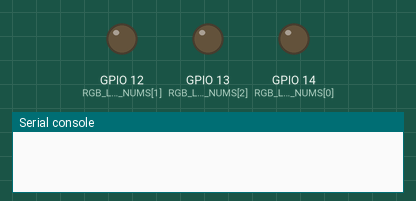
Recording of a program running on a simulated ESP8266 board running MicroPython. Shown: output pins drawn as LEDs (lit = HIGH), the last lines printed to the serial console. A WiFi scan finds one network, HomeNet.

Above: at 0.1 s.
At 2.1 s:
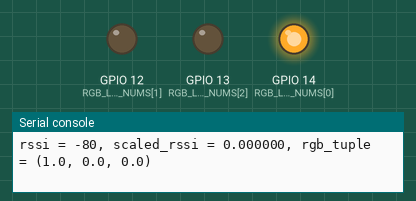
Timing chart, 0 to 3.6 s (numbered marks = the images above):
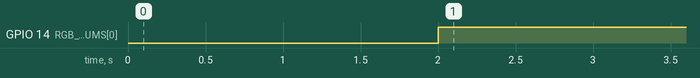

The program:

wifi_rssi_monitor_with_sweep.py
```python
from utime import sleep

from machine import Pin, PWM
import network

# The CPython "colorsys" module must be loaded onto the device (see
# https://raw.githubusercontent.com/python/cpython/master/Lib/colorsys.py)
from colorsys import hsv_to_rgb


# The pin numbers to which the RGB LED is connected (see
# https://github.com/nodemcu/nodemcu-devkit-v1.0#pin-map)
RGB_LED_PIN_NUMS = (14, 12, 13)

# The PWM frequency in the range of 1 to 1000 hertz
PWM_FREQUENCY = 120

# The value corresponding to a 100% PWM duty cycle
PWM_FULL_DUTY_CYCLE = 1023

# The access point names to monitor
MONITORED_SSIDS = (b'AndroidAP',)

# The range of expected RF signal strengths (see
# https://en.wikipedia.org/wiki/Received_signal_strength_indication)
RSSI_MIN, RSSI_MAX = -80, -30


# RF signal strengths are distributed on a one-dimensional scale.  The more
# negative the signal strength, the weaker the RF signal is.  To drive an RGB
# LED, a signal strength must be mapped to the three-dimensional RGB color
# space.  This is most easily done by scaling the signal strength within a
# defined range, and then using the HSV to RGB color mapping algorithm, where
# the scaled signal strength is treated as the hue (see
# https://en.wikipedia.org/wiki/HSL_and_HSV).  The last sixth of the color
# wheel is ignored as to avoid the color wrapping around and making the best
# and worst signals appear as the same color.
def rssi_to_rgb(rssi):
    scaled_rssi = (rssi - RSSI_MIN) / (RSSI_MAX - RSSI_MIN)
    scaled_rssi = min(1.0, max(0.0, scaled_rssi))
    scaled_rssi *= 5 / 6

    rgb_tuple = hsv_to_rgb(scaled_rssi, 1.0, 1.0)

    print('rssi = %d, scaled_rssi = %f, rgb_tuple = %s' % (rssi, scaled_rssi, rgb_tuple))

    return rgb_tuple

def pwm_sweep_change(pwms, target_duty_cycles, duration, steps):
    current_duty_cycles = [pwm.duty() for pwm in pwms]
    duty_cycle_increments = [(e[1] - e[0]) / steps for e in zip(current_duty_cycles, target_duty_cycles)]

    for i in range(1, steps + 1):
        for e in zip(pwms, current_duty_cycles, duty_cycle_increments):
            e[0].freq(PWM_FREQUENCY)
            e[0].duty(int(e[1] + e[2] * i))
            sleep(duration / steps)


# Initialize the physical hardware pins to which the RGB LED is connected.
# There is one pin for each RGB color channel.
pins = tuple(Pin(pin_num, Pin.OUT) for pin_num in RGB_LED_PIN_NUMS)

# A pin, and hence one of the RGB LED's color channels, can instaneously only
# be on or off.  By using PWM, or Pulse Width Modultation (see
# https://en.wikipedia.org/wiki/Pulse-width_modulation), the perception that a
# color channel is only partially illuminated can be created.
pwms = tuple(PWM(pin) for pin in pins)

# Initialize the wi-fi client interface (i.e. station interface)
station_if = network.WLAN(network.STA_IF)
station_if.active(True)

# The main loop continuously performs the following steps:
#     - Scan for wi-fi access points with one of the defined names
#     - Calculate the greatest RF signal strength
#     - Convert the RF signal strength to an RGB tuple
#     - Set the PWM duty cycle for each of the RGB LED's color channels as to
#       render the color described by the RGB tuple
while True:
    access_points = station_if.scan()
    access_points = [access_point for access_point in access_points if access_point[0] in MONITORED_SSIDS]

    rssi = max([access_point[3] for access_point in access_points]) if len(access_points) > 0 else RSSI_MIN

    rgb_tuple = rssi_to_rgb(rssi)

    if rssi > RSSI_MIN:
       duration, steps = 0.3, 60
    else:
       duration, steps = 0.0, 1
    pwm_sweep_change(pwms, [int(PWM_FULL_DUTY_CYCLE * e) for e in rgb_tuple], duration, steps)

    # Control must be periodically yielded as to reset the watchdog timer
    sleep(0)
```

Measured:
- by itself, GPIO 14 (RGB_LED_PIN_NUMS[0]): LOW → HIGH at 2.0 s
